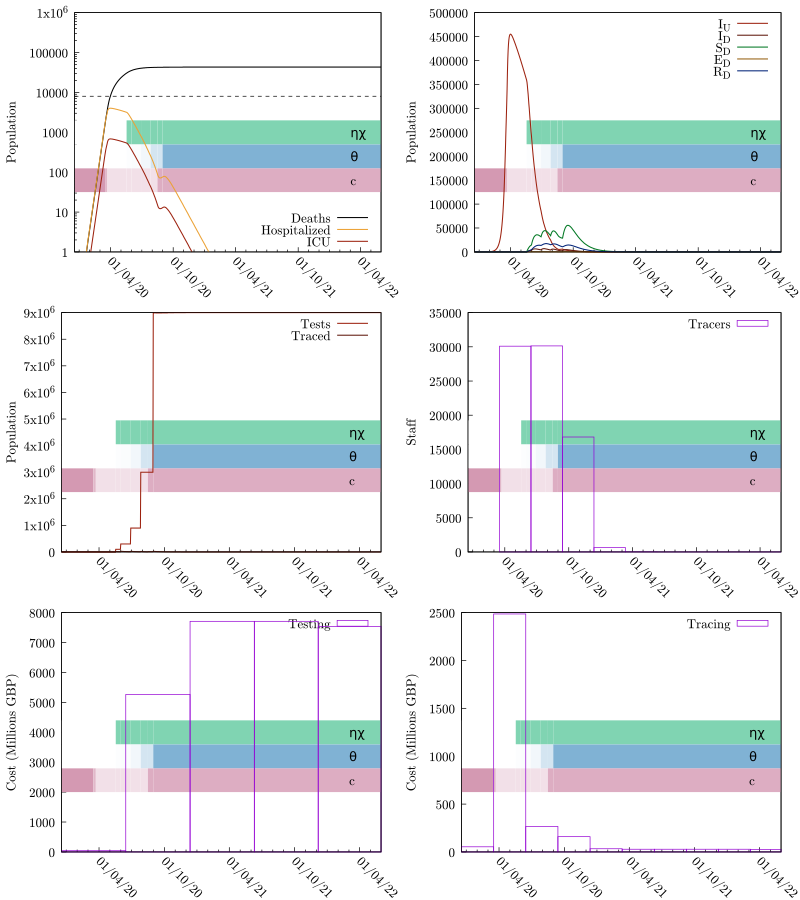

This figure's gnuplot source:
set terminal pdfcairo color enhanced dashed font "cmr10,14" size 8,9
seed="ptti-scenario-3b-Trig20"
set output sprintf("%s.pdf", seed)
set multiplot layout 3,2
odefile=sprintf("%s-out-0.tsv", seed)
ttfile=sprintf("%s-out-0-testtrace.tsv", seed)
trfile=sprintf("%s-out-0-trcosts.tsv", seed)
tefile=sprintf("%s-out-0-tecosts.tsv", seed)
etimesfile=sprintf("%s-events.gp", seed)

set tics nomirror
set ylabel 'Population'

set yrange [0:]

set style fill transparent solid 0.25 noborder

# Colors
color_SU = '#00aa55'
color_SD = '#007722'

color_EU = '#eba134'
color_ED = '#945e0f'

color_IU = '#9c210e'
color_ID = '#5e160b'

color_RU = '#0055aa'
color_RD = '#002277'

# These are from the economic model inputs
Hospitalized_Pct_Deaths=0.44
ICU_Fatality=0.59
ICU_Pct=0.17
IFR=0.008
Non_ICU_Fatality=0.36

HF = IFR*Hospitalized_Pct_Deaths/(ICU_Pct*ICU_Fatality+(1-ICU_Pct)*Non_ICU_Fatality)
ICUF = HF*ICU_Pct

set key bottom right
set xdata time
set timefmt "%Y-%m-%d %H:%M:%S"
set format x "%d/%m/%y"

load etimesfile

set xtics rotate by -45 3600*24*30*6

set yrange [1:1e6]
set log y

set arrow from graph 0, first 8000 to graph 1, first 8000 nohead lc 0 dt '--'
plot odefile u 1:(($9+$10)*IFR) w l lw 1.5 lc 0 ti "Deaths", "" u 1:(($7+$8)*HF) w l lw 1.5 lc rgb color_EU ti "Hospitalized", "" u 1:(($7+$8)*ICUF) w l lw 1.5 lc rgb color_IU ti "ICU"

unset log y
unset arrow

set autoscale y
set yrange [0:]
set key top right

# set y2tics 0.5
# set y2range [0:4]

plot odefile u 1:7 w l lw 1.5 lc rgb color_IU ti "I_U", odefile u 1:8 w l lw 1.5 lc rgb color_ID ti "I_D", \
     odefile u 1:4 w l lw 1.5 lc rgb color_SD ti "S_D", odefile u 1:6 w l lw 1.5 lc rgb color_ED ti "E_D", \
     odefile u 1:10 w l lw 1.5 lc rgb color_RD ti "R_D"#, odefile u 1:13 w l axis x1y2 lc 0 ti "R"


plot ttfile u 1:3 w l lw 1.5 lc rgb color_IU ti "Tests", ttfile u 1:4 w l lw 1.5 lc rgb color_ID ti "Traced"

unset log y
unset yrange
set autoscale y
set style fill empty

set ylabel "Staff"
plot trfile u 1:5 w boxes ti "Tracers"

set ylabel "Cost (Millions GBP)"
plot tefile u 1:($5/1000000) w boxes ti "Testing"
plot trfile u 1:($6/1000000) w boxes ti "Tracing"

unset multiplot
set output
